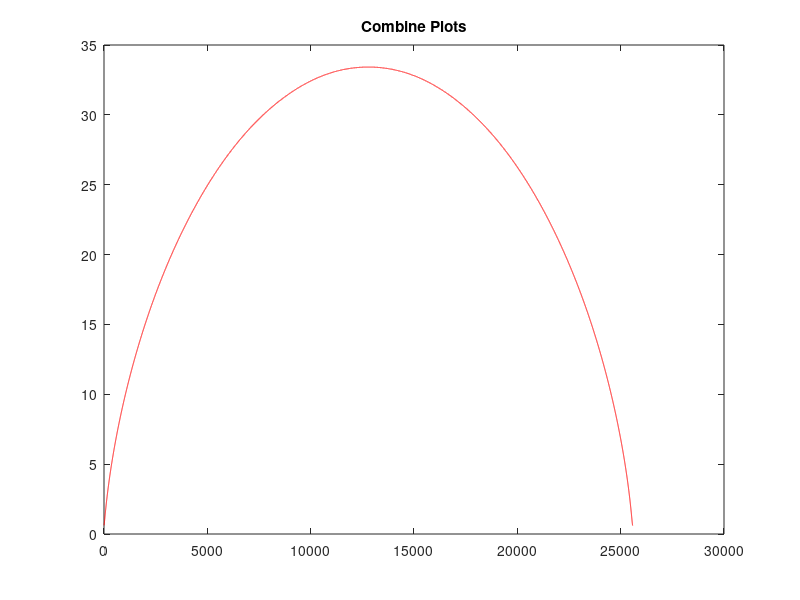

Here is the MATLAB script that generated this plot:
formatSpec = '%f';

fileID = fopen('distance_between.txt','r');
data = fscanf(fileID,formatSpec);

% fileID = fopen('comet_halley/distance_only.csv','r');
% data1 = fscanf(fileID,formatSpec);

plot(data, 'r')
title('Combine Plots')

% hold on

%  plot(data1, 'g')
